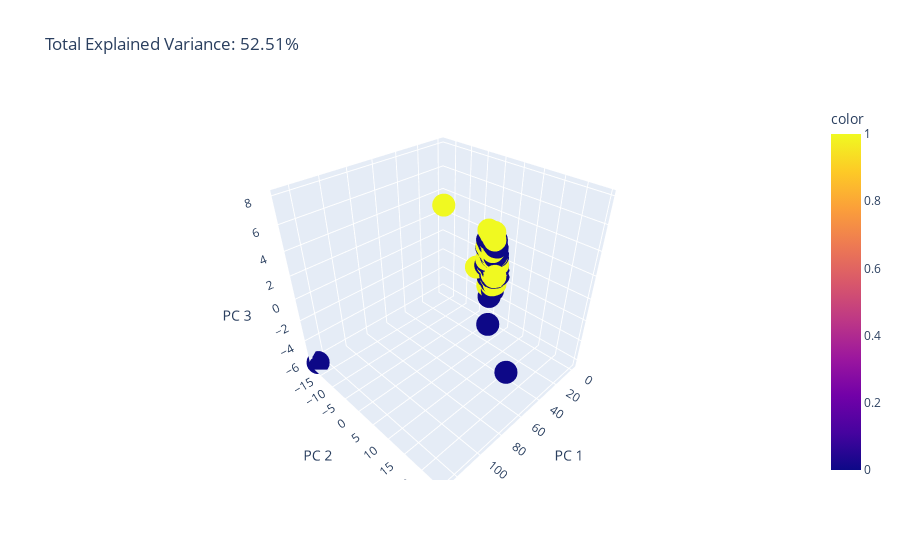

Notebook cell for this chart:
### Code cell
# 3D plot of PCA

import plotly.express as px
from sklearn.decomposition import PCA

pca = PCA(n_components = 3)
components = pca.fit_transform(X_counts.toarray())

total_var = pca.explained_variance_ratio_.sum() * 100

fig = px.scatter_3d(
    components, x=0, y=1, z=2, color=X['score'],
    title=f'Total Explained Variance: {total_var:.2f}%',
    labels={'0': 'PC 1', '1': 'PC 2', '2': 'PC 3'},
)
fig.show()

### Figure 1 — Plotly figure (JSON) as saved in the notebook; plotly's stock layout.template omitted (floating-point values rounded to 4 significant figures; data arrays with more than 128 entries replaced by an {"elided": "..."} marker saying what was removed)
{"data": [{"hovertemplate": "PC 1=%{x}<br>PC 2=%{y}<br>PC 3=%{z}<br>color=%{marker.color}<extra></extra>", "legendgroup": "", "marker": {"color": {"elided": "2714 int values"}, "coloraxis": "coloraxis", "symbol": "circle"}, "mode": "markers", "name": "", "scene": "scene", "showlegend": false, "type": "scatter3d", "x": {"elided": "2714 float values"}, "y": {"elided": "2714 float values"}, "z": {"elided": "2714 float values"}}], "layout": {"coloraxis": {"colorbar": {"title": {"text": "color"}}, "colorscale": [[0, "#0d0887"], [0.1111, "#46039f"], [0.2222, "#7201a8"], [0.3333, "#9c179e"], [0.4444, "#bd3786"], [0.5556, "#d8576b"], [0.6667, "#ed7953"], [0.7778, "#fb9f3a"], [0.8889, "#fdca26"], [1, "#f0f921"]]}, "legend": {"tracegroupgap": 0}, "scene": {"domain": {"x": [0, 1], "y": [0, 1]}, "xaxis": {"title": {"text": "PC 1"}}, "yaxis": {"title": {"text": "PC 2"}}, "zaxis": {"title": {"text": "PC 3"}}}, "title": {"text": "Total Explained Variance: 52.51%"}}}
